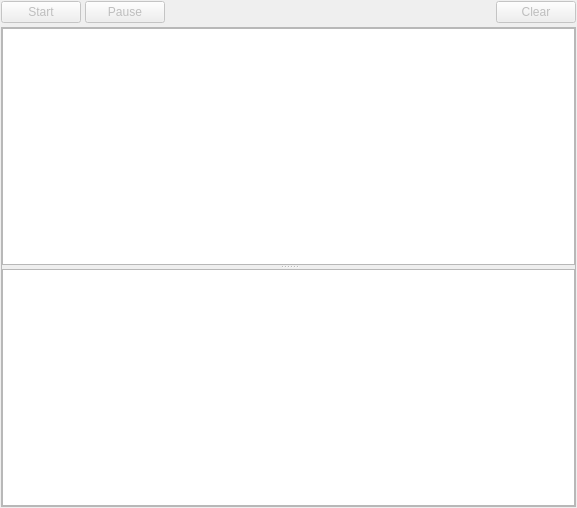
<?xml version="1.0" encoding="UTF-8"?>
<ui version="4.0">
 <class>VSQueueWidget</class>
 <widget class="QWidget" name="VSQueueWidget">
  <property name="geometry">
   <rect>
    <x>0</x>
    <y>0</y>
    <width>577</width>
    <height>508</height>
   </rect>
  </property>
  <property name="windowTitle">
   <string>Queue</string>
  </property>
  <layout class="QGridLayout" name="gridLayout">
   <property name="leftMargin">
    <number>1</number>
   </property>
   <property name="topMargin">
    <number>1</number>
   </property>
   <property name="rightMargin">
    <number>1</number>
   </property>
   <property name="bottomMargin">
    <number>1</number>
   </property>
   <property name="spacing">
    <number>4</number>
   </property>
   <item row="0" column="0">
    <layout class="QHBoxLayout" name="horizontalLayout">
     <property name="bottomMargin">
      <number>0</number>
     </property>
     <item>
      <widget class="QPushButton" name="startStopBtn">
       <property name="enabled">
        <bool>false</bool>
       </property>
       <property name="text">
        <string>Start</string>
       </property>
      </widget>
     </item>
     <item>
      <widget class="QPushButton" name="pauseBtn">
       <property name="enabled">
        <bool>false</bool>
       </property>
       <property name="text">
        <string>Pause</string>
       </property>
      </widget>
     </item>
     <item>
      <spacer name="horizontalSpacer">
       <property name="orientation">
        <enum>Qt::Horizontal</enum>
       </property>
       <property name="sizeHint" stdset="0">
        <size>
         <width>40</width>
         <height>20</height>
        </size>
       </property>
      </spacer>
     </item>
     <item>
      <widget class="QPushButton" name="clearBtn">
       <property name="enabled">
        <bool>false</bool>
       </property>
       <property name="text">
        <string>Clear</string>
       </property>
      </widget>
     </item>
    </layout>
   </item>
   <item row="1" column="0">
    <widget class="QFrame" name="frame">
     <property name="frameShape">
      <enum>QFrame::StyledPanel</enum>
     </property>
     <property name="frameShadow">
      <enum>QFrame::Raised</enum>
     </property>
     <layout class="QGridLayout" name="gridLayout_2">
      <property name="leftMargin">
       <number>0</number>
      </property>
      <property name="topMargin">
       <number>0</number>
      </property>
      <property name="rightMargin">
       <number>0</number>
      </property>
      <property name="bottomMargin">
       <number>0</number>
      </property>
      <item row="0" column="0">
       <widget class="QSplitter" name="splitter">
        <property name="orientation">
         <enum>Qt::Vertical</enum>
        </property>
        <widget class="VSQueueListView" name="queueListView">
         <property name="editTriggers">
          <set>QAbstractItemView::NoEditTriggers</set>
         </property>
         <property name="dragEnabled">
          <bool>true</bool>
         </property>
         <property name="dragDropMode">
          <enum>QAbstractItemView::InternalMove</enum>
         </property>
         <property name="defaultDropAction">
          <enum>Qt::MoveAction</enum>
         </property>
        </widget>
        <widget class="QTextEdit" name="outputTextEdit"/>
       </widget>
      </item>
     </layout>
    </widget>
   </item>
  </layout>
 </widget>
 <customwidgets>
  <customwidget>
   <class>VSQueueListView</class>
   <extends>QListView</extends>
   <header location="global">VSQueueListView.h</header>
  </customwidget>
 </customwidgets>
 <resources/>
 <connections/>
</ui>
